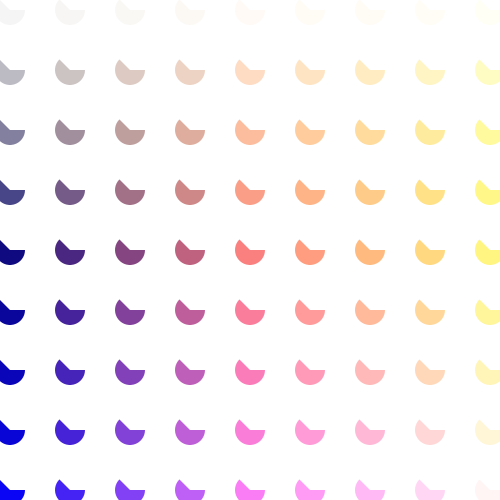
Frame 1 (no input)
Frame 60 (the mouse pressed at the canvas centre just before this capture): identical to frame 1, image omitted
Frame 120 (the mouse held since frame 60 and released just before this capture): identical to frame 1, image omitted

The Processing sketch that drew this single still picture (run headless with seeded random() and noise(); from frame 60 on, the mouse is pressed at the canvas centre):

// Processing sketch: processing_137917
// ── processing_137917.pde

void setup() {

  size(500, 500);
  background(255);
  noStroke();
}
int i = 10;
void draw() {
  while ( i <= 500 ) {  
    int j = 10;
    while ( j <= 500 ) {  
      fill(i, i/2, j/2, j);
      arc(i, j, 30, 30, 0, PI+QUARTER_PI, PIE);
      j = j + 60;
    }
    i = i + 60;
    
   
  }
}
